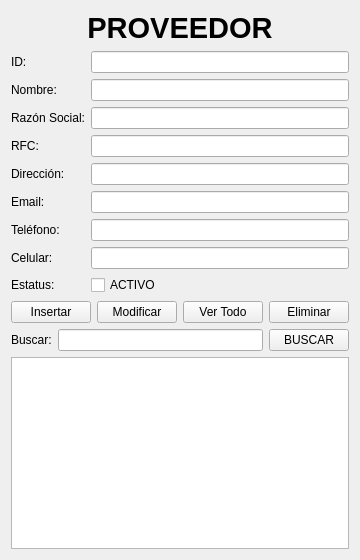
<?xml version="1.0" encoding="UTF-8"?>
<ui version="4.0">
 <class>frm_proveedor</class>

 <widget class="QFrame" name="frm_proveedor">

  <property name="windowTitle">
   <string>Proveedor</string>
  </property>

  <layout class="QVBoxLayout" name="mainLayout">

   <!-- TITULO -->
   <item>
    <widget class="QLabel" name="label_titulo">
     <property name="font">
      <font>
       <family>Segoe UI</family>
       <pointsize>22</pointsize>
       <bold>true</bold>
      </font>
     </property>
     <property name="text">
      <string>PROVEEDOR</string>
     </property>
     <property name="alignment">
      <set>Qt::AlignCenter</set>
     </property>
    </widget>
   </item>

   <!-- FORMULARIO -->
   <item>
    <layout class="QGridLayout" name="formLayout">

     <item row="0" column="0">
      <widget class="QLabel" name="label_id">
       <property name="text">
        <string>ID:</string>
       </property>
      </widget>
     </item>

     <item row="0" column="1">
      <widget class="QLineEdit" name="txt_id_proveedor"/>
     </item>

     <item row="1" column="0">
      <widget class="QLabel" name="label_nombre">
       <property name="text">
        <string>Nombre:</string>
       </property>
      </widget>
     </item>

     <item row="1" column="1">
      <widget class="QLineEdit" name="txt_nombre_proveedor"/>
     </item>

     <item row="2" column="0">
      <widget class="QLabel" name="label_razon_social">
       <property name="text">
        <string>Razón Social:</string>
       </property>
      </widget>
     </item>

     <item row="2" column="1">
      <widget class="QLineEdit" name="txt_razon_social_proveedor"/>
     </item>

     <item row="3" column="0">
      <widget class="QLabel" name="label_rfc">
       <property name="text">
        <string>RFC:</string>
       </property>
      </widget>
     </item>

     <item row="3" column="1">
      <widget class="QLineEdit" name="txt_RFC_proveedor"/>
     </item>

     <item row="4" column="0">
      <widget class="QLabel" name="label_direccion">
       <property name="text">
        <string>Dirección:</string>
       </property>
      </widget>
     </item>

     <item row="4" column="1">
      <widget class="QLineEdit" name="txt_direccion_proveedor"/>
     </item>

     <item row="5" column="0">
      <widget class="QLabel" name="label_email">
       <property name="text">
        <string>Email:</string>
       </property>
      </widget>
     </item>

     <item row="5" column="1">
      <widget class="QLineEdit" name="txt_email__proveedor"/>
     </item>

     <item row="6" column="0">
      <widget class="QLabel" name="label_telefono">
       <property name="text">
        <string>Teléfono:</string>
       </property>
      </widget>
     </item>

     <item row="6" column="1">
      <widget class="QLineEdit" name="txt_telefono_proveedor"/>
     </item>

     <item row="7" column="0">
      <widget class="QLabel" name="label_celular">
       <property name="text">
        <string>Celular:</string>
       </property>
      </widget>
     </item>

     <item row="7" column="1">
      <widget class="QLineEdit" name="txt_celular_proveedor"/>
     </item>

     <item row="8" column="0">
      <widget class="QLabel" name="label_estatus">
       <property name="text">
        <string>Estatus:</string>
       </property>
      </widget>
     </item>

     <item row="8" column="1">
      <widget class="QCheckBox" name="chb_estatus_proveedor">
       <property name="text">
        <string>ACTIVO</string>
       </property>
      </widget>
     </item>

    </layout>
   </item>

   <!-- BOTONES CRUD -->
   <item>
    <layout class="QHBoxLayout" name="buttonLayout">

     <item>
      <widget class="QPushButton" name="btn_insertar_proveedor">
       <property name="text">
        <string>Insertar</string>
       </property>
      </widget>
     </item>

     <item>
      <widget class="QPushButton" name="btn_modificar_proveedor">
       <property name="text">
        <string>Modificar</string>
       </property>
      </widget>
     </item>

     <item>
      <widget class="QPushButton" name="btn_vertodo_proveedor">
       <property name="text">
        <string>Ver Todo</string>
       </property>
      </widget>
     </item>

     <item>
      <widget class="QPushButton" name="btn_eliminar_proveedor">
       <property name="text">
        <string>Eliminar</string>
       </property>
      </widget>
     </item>

    </layout>
   </item>

   <!-- BUSQUEDA -->
   <item>
    <layout class="QHBoxLayout" name="searchLayout">

     <item>
      <widget class="QLabel" name="label_buscar">
       <property name="text">
        <string>Buscar:</string>
       </property>
      </widget>
     </item>

     <item>
      <widget class="QLineEdit" name="txt_buscar_proveedor"/>
     </item>

     <item>
      <widget class="QPushButton" name="btn_buscar_proveedor">
       <property name="text">
        <string>BUSCAR</string>
       </property>
      </widget>
     </item>

    </layout>
   </item>

   <!-- TABLA -->
   <item>
    <widget class="QTableView" name="tbl_proveedor"/>
   </item>

  </layout>

 </widget>

 <resources/>
 <connections/>
</ui>
